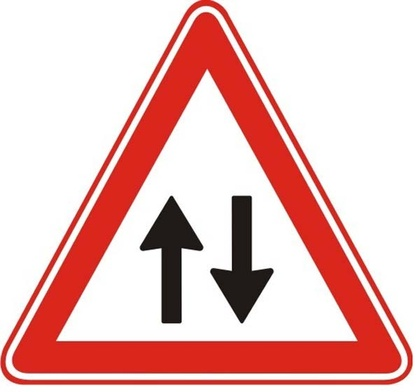
%> input picture ImageProcessing-2/SourceCode/trafik lavhası/ucgen2.jpg, 420 x 392 px, shrunk from 600 x 560 before the run
$ octave trafik.m   (GNU Octave 9; MATLAB toolbox functions it lacks are replaced by stand-ins)
%> lines starting %> are read from the running program, lines starting %| are printed output that depends on the picture; in (x1, y1, x2, y2) boxes, pixels count from 0 and x2, y2 are one past the last pixel; in counts of white or black regions, pixels touching at a corner belong together; the program's own positions count from 1
clear
he = imread('ucgen2.jpg');
%> he is the input picture: size 392x420x3 uint8; mean R, G, B 234, 190.5, 187.8

%Convert the image to L*a*b* color space using makecform and applycform.


redBand = he(:, :, 1);
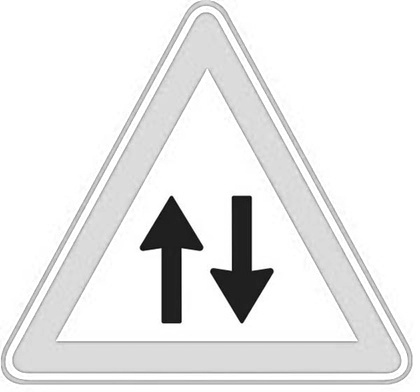
%> redBand: size 392x420 uint8; min 2, max 255, mean 234
greenBand = he(:, :, 2);
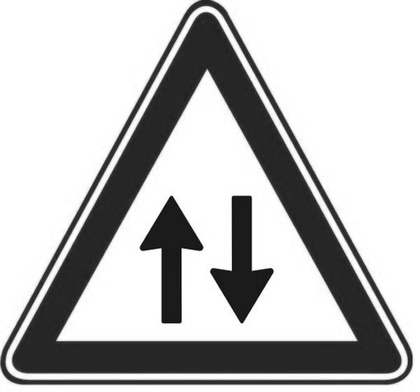
%> greenBand: size 392x420 uint8; min 2, max 255, mean 190.5
blueBand = he(:, :, 3);

if strcmpi(class(he), 'uint8')
    % Flag for 256 gray levels.
    eightBit = true;
else
    eightBit = false;
end

redThresholdLow = graythresh(redBand);
%> redThresholdLow = 0.541
redThresholdHigh = 255;
greenThresholdLow = 0;
greenThresholdHigh = graythresh(greenBand);
%> greenThresholdHigh = 0.576
blueThresholdLow = 0;
blueThresholdHigh = graythresh(blueBand);
%> blueThresholdHigh = 0.561
if eightBit
	redThresholdLow = uint8(redThresholdLow * 255);
%> redThresholdLow = 138
	greenThresholdHigh = uint8(greenThresholdHigh * 255);
%> greenThresholdHigh = 147
	blueThresholdHigh = uint8(blueThresholdHigh * 255);
%> blueThresholdHigh = 143
end
% Use values that I know work for the onions and peppers demo images.
redThresholdLow = 85;
redThresholdHigh = 255;
greenThresholdLow = 0;
greenThresholdHigh = 70;
blueThresholdLow = 0;
blueThresholdHigh = 90;

redMask = (redBand >= redThresholdLow) & (redBand <= redThresholdHigh);
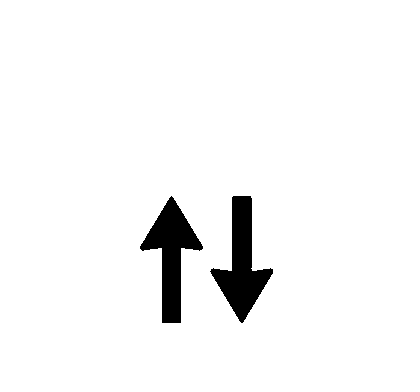
%> redMask: size 392x420 logical; 96.1% white; 2 black regions, box (x1, y1, x2, y2) and area: (210, 196, 273, 323) 3274, (140, 196, 203, 323) 3198
greenMask = (greenBand >= greenThresholdLow) & (greenBand <= greenThresholdHigh);
%> greenMask: size 392x420 logical; 27.3% white; 4 white regions, box (x1, y1, x2, y2) and area: (13, 13, 401, 373) 33770, (1, 0, 412, 384) 4867, (211, 196, 273, 323) 3190, (140, 196, 203, 323) 3186
blueMask = (blueBand >= blueThresholdLow) & (blueBand <= blueThresholdHigh);
%> blueMask: size 392x420 logical; 28.3% white; 4 white regions, box (x1, y1, x2, y2) and area: (13, 13, 401, 373) 34400, (1, 0, 412, 384) 5630, (210, 196, 273, 323) 3285, (140, 196, 203, 323) 3213

redObjectsMask = uint8(redMask & greenMask & blueMask);
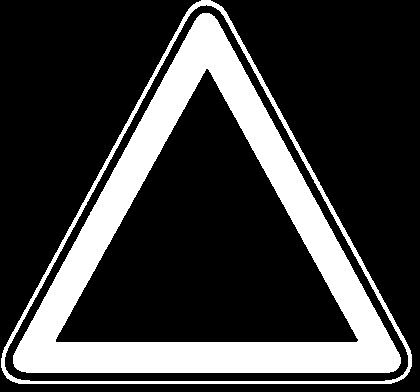
%> redObjectsMask: size 392x420 uint8; values 0 (black) and 1 (white), 23.5% white; 2 white regions, box (x1, y1, x2, y2) and area: (13, 13, 401, 373) 33770, (1, 0, 412, 384) 4867
imshow(redObjectsMask,[])

I_bw = redObjectsMask;
% [7 lines of commented-out code are left out]
se = strel('square',5);
im_C = imclose(I_bw,se);
%> im_C: size 392x420 uint8; values 0 (black) and 1 (white), 23.5% white; 2 white regions, box (x1, y1, x2, y2) and area: (13, 13, 401, 373) 33788, (1, 0, 412, 384) 4868
im_f = imfill(im_C,'hole');
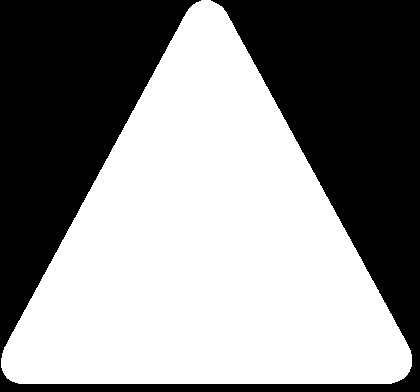
%> im_f: size 392x420 uint8; values 0 (black) and 1 (white), 54.5% white; 1 black region, box (x1, y1, x2, y2) and area: (0, 0, 420, 392) 74900
imshow(im_f,[])

[B,L] = bwboundaries(im_f,'noholes');
%> B = 1 boundary; box (x1, y1, x2, y2) and points: (1, 0, 412, 384) 1171

for k=1:length(B)
    sz = size(B{k});
    boyut(k) = sz(1)*sz(2);
end
%> this loop made 1 pass
%> sz on pass 1: [1171 2]
k = find(boyut>(max(boyut)-1));
%> k = 1
boundary = B{k};
%> boundary = 1171 rows, first 12: [359 2; 358 3; 357 3; 356 3; 355 3; 354 3; 353 4; 352 4; 351 4; 350 5; 349 5; 348 5]
min_y = min(boundary(:,1));
%> min_y = 1
max_y = max(boundary(:,1));
%> max_y = 384

min_x = min(boundary(:,2));
%> min_x = 2
max_x = max(boundary(:,2));
%> max_x = 412

kose1=[min_x min_y];
%> kose1 = [2 1]
kose2=[min_x max_y];
%> kose2 = [2 384]
kose3=[max_x min_y];
%> kose3 = [412 1]
kose4=[max_x max_y];
%> kose4 = [412 384]
figure
imshow(im_f,[])
hold
plot(kose1(1),kose1(2),'*')
plot(kose2(1),kose2(2),'*')
plot(kose3(1),kose3(2),'*')
plot(kose4(1),kose4(2),'*')
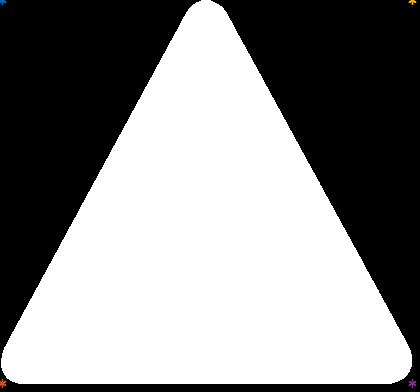
%> figure redrawn from the program's plot data


im_c = imcrop(im_f,[kose1(1) kose1(2) (kose4(1)-kose1(1)) (kose4(2)-kose1(1))]);
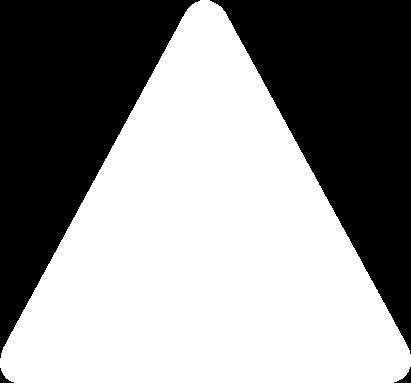
%> im_c: size 383x411 uint8; values 0 (black) and 1 (white), 56.8% white; 4 black regions, box (x1, y1, x2, y2) and area: (0, 0, 200, 358) 33999, (210, 0, 411, 354) 33875, (394, 367, 411, 383) 98, (0, 368, 14, 383) 75


%beyaz noktalarýn alaný
alan = sum(im_c);    %*
%> alan = 411 values, max 383 at index 201, min 10 at index 1, mean 217.4
alan = sum(alan);    %*
%> alan = 89366
%**********************

%þekilin tespiti
alan2 = size(im_c,1)*size(im_c,2);
%> alan2 = 157413

%ucgen için kontrol

ucgen_alan  = alan2 / 2;
%> ucgen_alan = 78706.5
daire = pi * (size(im_c,1)/2)^2;
%> daire = 115209.3
rect = alan2;
%> rect = 157413


alanlar = [ucgen_alan - alan , daire - alan , rect-alan];
%> alanlar = [-10659.5 25843.3 68047]

for i=1:length(alanlar)
    if alanlar(i)<0
        alanlar(i) = alanlar(i)*(-1);
    end
end
%> after the loop, alanlar = [10659.5 25843.3 68047]

sonuc = min(alanlar);
%> sonuc = 10659.5
sonuc = find(alanlar==sonuc);
%> sonuc = 1
figure
imshow(im_c,[])
if sonuc == 1
    title({'UCGEN'});
elseif sonuc == 2
    title({'DAIRE'});
elseif sonuc == 3
    title({'RECT'});
end
